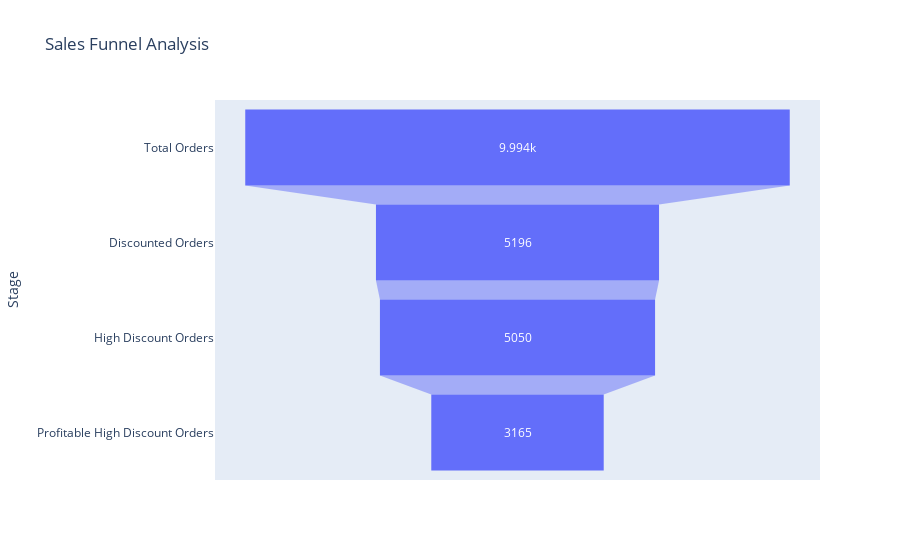

Notebook source saved alongside this figure:
### Code cell
# visualizing funnel

fig = px.funnel(funnel_df, x='Orders', y='Stage', title='Sales Funnel Analysis')
fig.show()

### Figure 1 — Plotly figure (JSON) as saved in the notebook; plotly's stock layout.template omitted (floating-point values rounded to 4 significant figures)
{"data": [{"hovertemplate": "Orders=%{x}<br>Stage=%{y}<extra></extra>", "legendgroup": "", "marker": {"color": "#636efa"}, "name": "", "orientation": "h", "showlegend": false, "type": "funnel", "x": [9994, 5196, 5050, 3165], "xaxis": "x", "y": ["Total Orders", "Discounted Orders", "High Discount Orders", "Profitable High Discount Orders"], "yaxis": "y"}], "layout": {"legend": {"tracegroupgap": 0}, "title": {"text": "Sales Funnel Analysis"}, "xaxis": {"anchor": "y", "domain": [0, 1], "title": {"text": "Orders"}}, "yaxis": {"anchor": "x", "domain": [0, 1], "title": {"text": "Stage"}}}}
